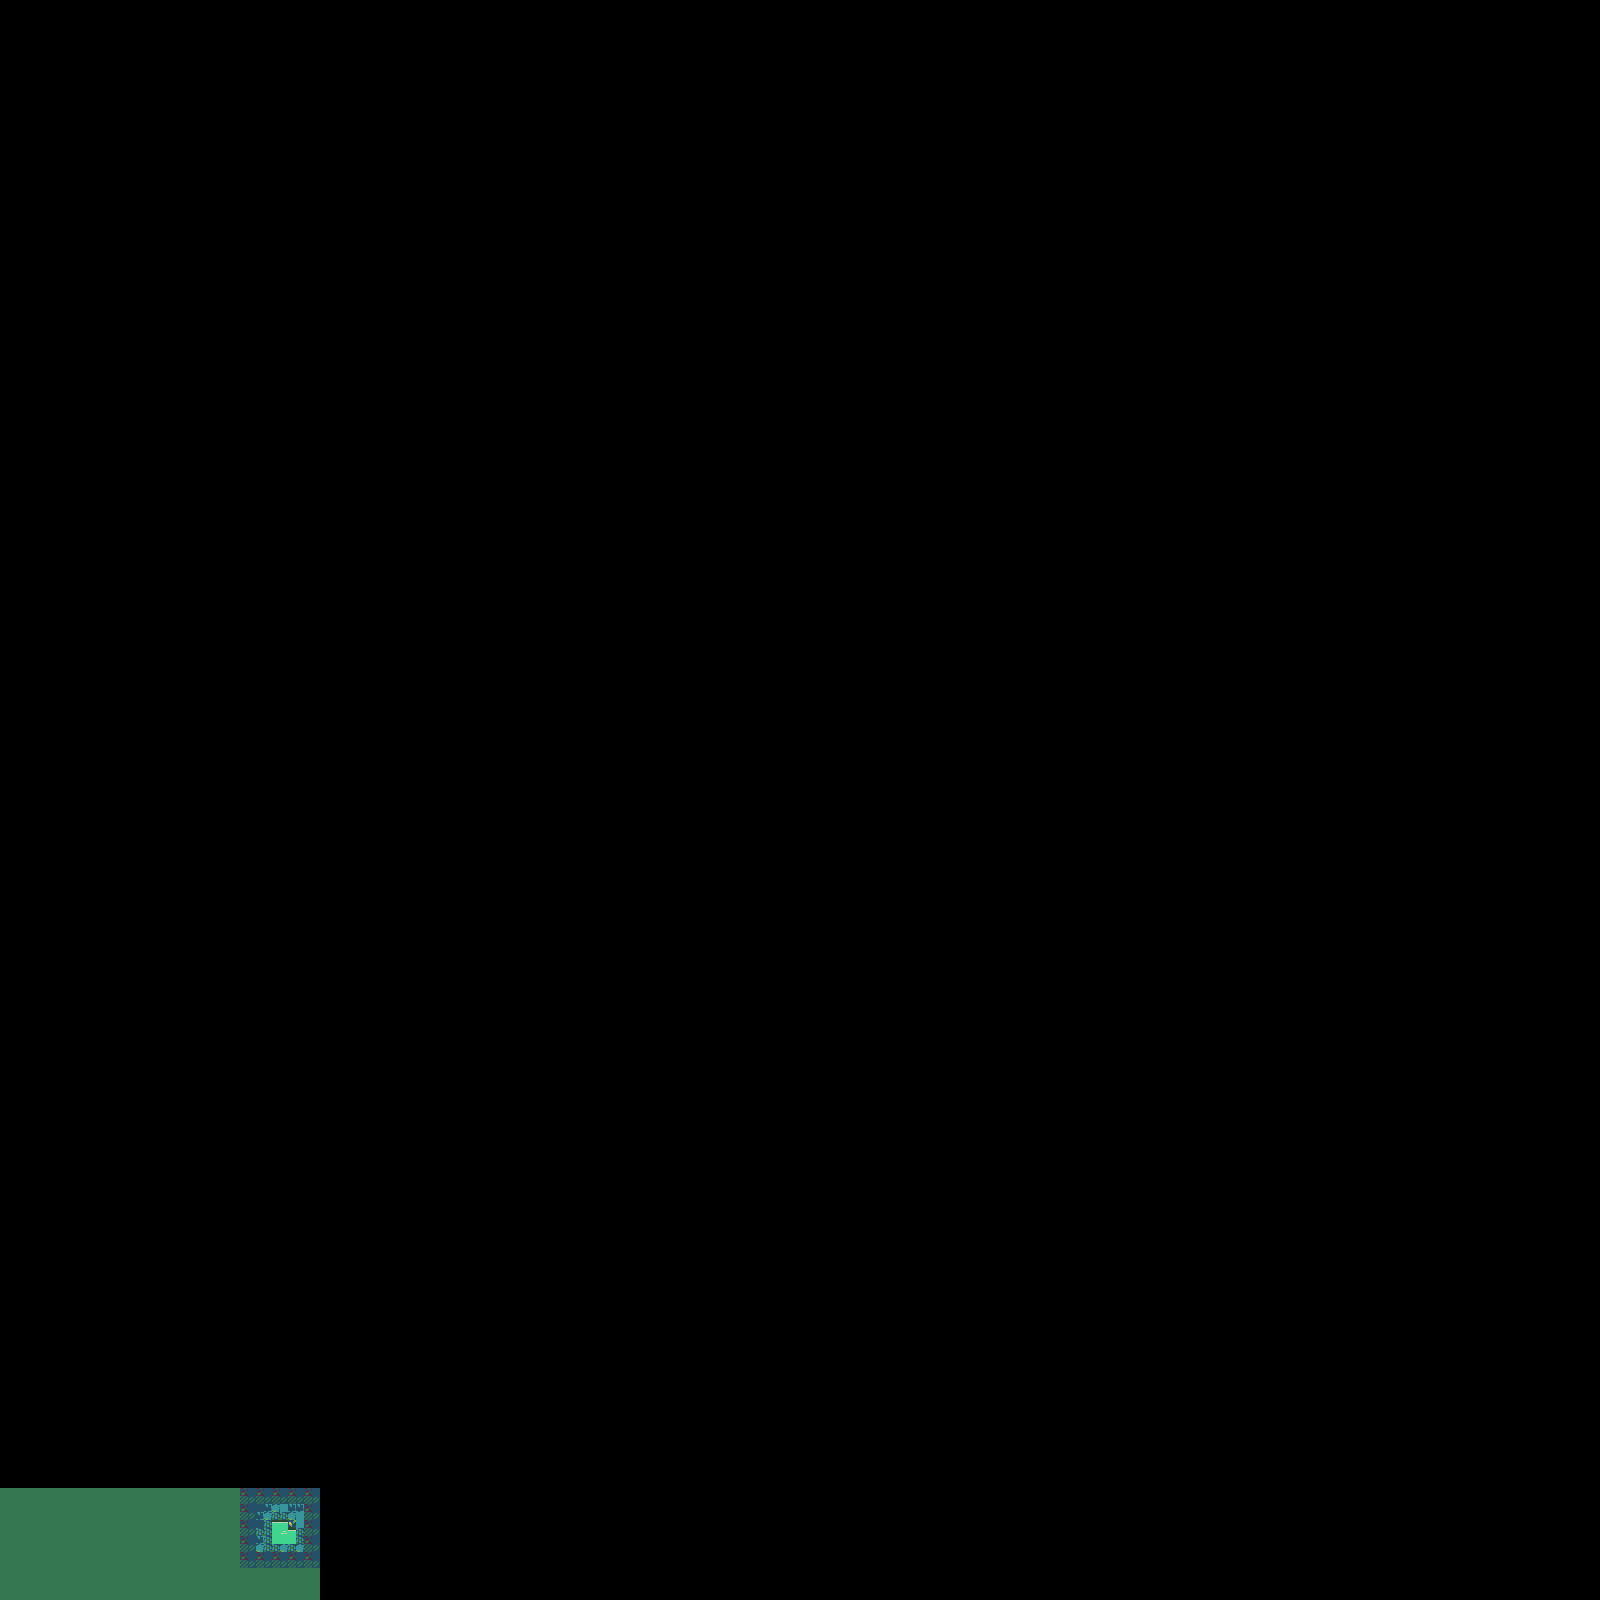

A level layout from a 2D game, rendered from its tile map. Below: a short description, then the map file with tile-grid data replaced by summaries:
An orthogonal 100x100 tile map with 16x16 px tiles, 1 tile layer (Capa de Patrones 1).

<map version="1.2" tiledversion="1.2.0" orientation="orthogonal" renderorder="right-down" width="100" height="100" tilewidth="16" tileheight="16" infinite="0" nextlayerid="3" nextobjectid="1">
 <tileset firstgid="1" source="roguelike.tsx" />
 <layer id="1" name="Capa de Patrones 1" width="100" height="100">
  <data>[10000 cells, 140 non-empty, 11 distinct tile ids]</data>
 </layer>
</map>
